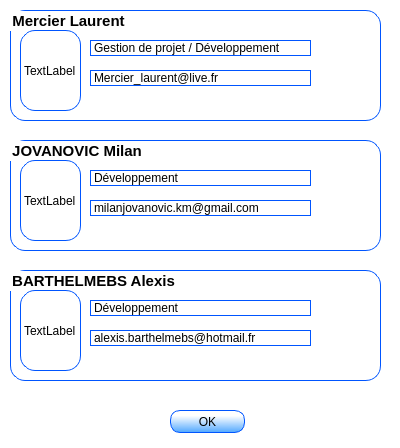
<?xml version="1.0" encoding="UTF-8"?>
<ui version="4.0">
 <class>C_credit</class>
 <widget class="QDialog" name="C_credit">
  <property name="geometry">
   <rect>
    <x>0</x>
    <y>0</y>
    <width>400</width>
    <height>448</height>
   </rect>
  </property>
  <property name="windowTitle">
   <string>crédits</string>
  </property>
  <property name="styleSheet">
   <string notr="true">background-color: rgb(255, 255, 255);</string>
  </property>
  <widget class="QPushButton" name="btn_ok">
   <property name="geometry">
    <rect>
     <x>170</x>
     <y>410</y>
     <width>75</width>
     <height>23</height>
    </rect>
   </property>
   <property name="styleSheet">
    <string notr="true">background-color: qlineargradient(spread:pad, x1:0.482412, y1:0.983, x2:0.493025, y2:0.239, stop:0 rgba(85, 170, 255, 255), stop:1 rgba(255, 255, 255, 255));
border-color: rgb(0, 85, 255);
border-radius: 10px;
border-width: 1px;
border-style: solid;</string>
   </property>
   <property name="text">
    <string>OK</string>
   </property>
  </widget>
  <widget class="QGroupBox" name="groupBox">
   <property name="geometry">
    <rect>
     <x>10</x>
     <y>10</y>
     <width>371</width>
     <height>111</height>
    </rect>
   </property>
   <property name="font">
    <font>
     <pointsize>11</pointsize>
     <weight>75</weight>
     <bold>true</bold>
    </font>
   </property>
   <property name="styleSheet">
    <string notr="true">border-color: rgb(0, 85, 255);
border-radius:15px;
border-width: 1px;
border-style: solid;</string>
   </property>
   <property name="title">
    <string>Mercier Laurent</string>
   </property>
   <widget class="QLabel" name="lbl_photo1">
    <property name="geometry">
     <rect>
      <x>10</x>
      <y>20</y>
      <width>61</width>
      <height>81</height>
     </rect>
    </property>
    <property name="text">
     <string>TextLabel</string>
    </property>
    <property name="scaledContents">
     <bool>true</bool>
    </property>
   </widget>
   <widget class="QLabel" name="label_4">
    <property name="geometry">
     <rect>
      <x>80</x>
      <y>30</y>
      <width>221</width>
      <height>16</height>
     </rect>
    </property>
    <property name="text">
     <string>Gestion de projet / Développement</string>
    </property>
   </widget>
   <widget class="QLabel" name="label_5">
    <property name="geometry">
     <rect>
      <x>80</x>
      <y>60</y>
      <width>221</width>
      <height>16</height>
     </rect>
    </property>
    <property name="text">
     <string>Mercier_laurent@live.fr</string>
    </property>
   </widget>
  </widget>
  <widget class="QGroupBox" name="groupBox_2">
   <property name="geometry">
    <rect>
     <x>10</x>
     <y>140</y>
     <width>371</width>
     <height>111</height>
    </rect>
   </property>
   <property name="font">
    <font>
     <pointsize>11</pointsize>
     <weight>75</weight>
     <bold>true</bold>
    </font>
   </property>
   <property name="styleSheet">
    <string notr="true">border-color: rgb(0, 85, 255);
border-radius:15px;
border-width: 1px;
border-style: solid;</string>
   </property>
   <property name="title">
    <string>JOVANOVIC Milan</string>
   </property>
   <widget class="QLabel" name="lbl_photo2">
    <property name="geometry">
     <rect>
      <x>10</x>
      <y>20</y>
      <width>61</width>
      <height>81</height>
     </rect>
    </property>
    <property name="text">
     <string>TextLabel</string>
    </property>
    <property name="scaledContents">
     <bool>true</bool>
    </property>
   </widget>
   <widget class="QLabel" name="label_14">
    <property name="geometry">
     <rect>
      <x>80</x>
      <y>30</y>
      <width>221</width>
      <height>16</height>
     </rect>
    </property>
    <property name="text">
     <string>Développement</string>
    </property>
   </widget>
   <widget class="QLabel" name="label_15">
    <property name="geometry">
     <rect>
      <x>80</x>
      <y>60</y>
      <width>221</width>
      <height>16</height>
     </rect>
    </property>
    <property name="text">
     <string>milanjovanovic.km@gmail.com</string>
    </property>
   </widget>
  </widget>
  <widget class="QGroupBox" name="groupBox_3">
   <property name="geometry">
    <rect>
     <x>10</x>
     <y>270</y>
     <width>371</width>
     <height>111</height>
    </rect>
   </property>
   <property name="font">
    <font>
     <pointsize>11</pointsize>
     <weight>75</weight>
     <bold>true</bold>
    </font>
   </property>
   <property name="styleSheet">
    <string notr="true">border-color: rgb(0, 85, 255);
border-radius:15px;
border-width: 1px;
border-style: solid;</string>
   </property>
   <property name="title">
    <string>BARTHELMEBS Alexis</string>
   </property>
   <widget class="QLabel" name="lbl_photo3">
    <property name="geometry">
     <rect>
      <x>10</x>
      <y>20</y>
      <width>61</width>
      <height>81</height>
     </rect>
    </property>
    <property name="text">
     <string>TextLabel</string>
    </property>
    <property name="scaledContents">
     <bool>true</bool>
    </property>
   </widget>
   <widget class="QLabel" name="label_20">
    <property name="geometry">
     <rect>
      <x>80</x>
      <y>30</y>
      <width>221</width>
      <height>16</height>
     </rect>
    </property>
    <property name="text">
     <string>Développement</string>
    </property>
   </widget>
   <widget class="QLabel" name="label_21">
    <property name="geometry">
     <rect>
      <x>80</x>
      <y>60</y>
      <width>221</width>
      <height>16</height>
     </rect>
    </property>
    <property name="text">
     <string>alexis.barthelmebs@hotmail.fr</string>
    </property>
   </widget>
  </widget>
 </widget>
 <resources/>
 <connections/>
</ui>
